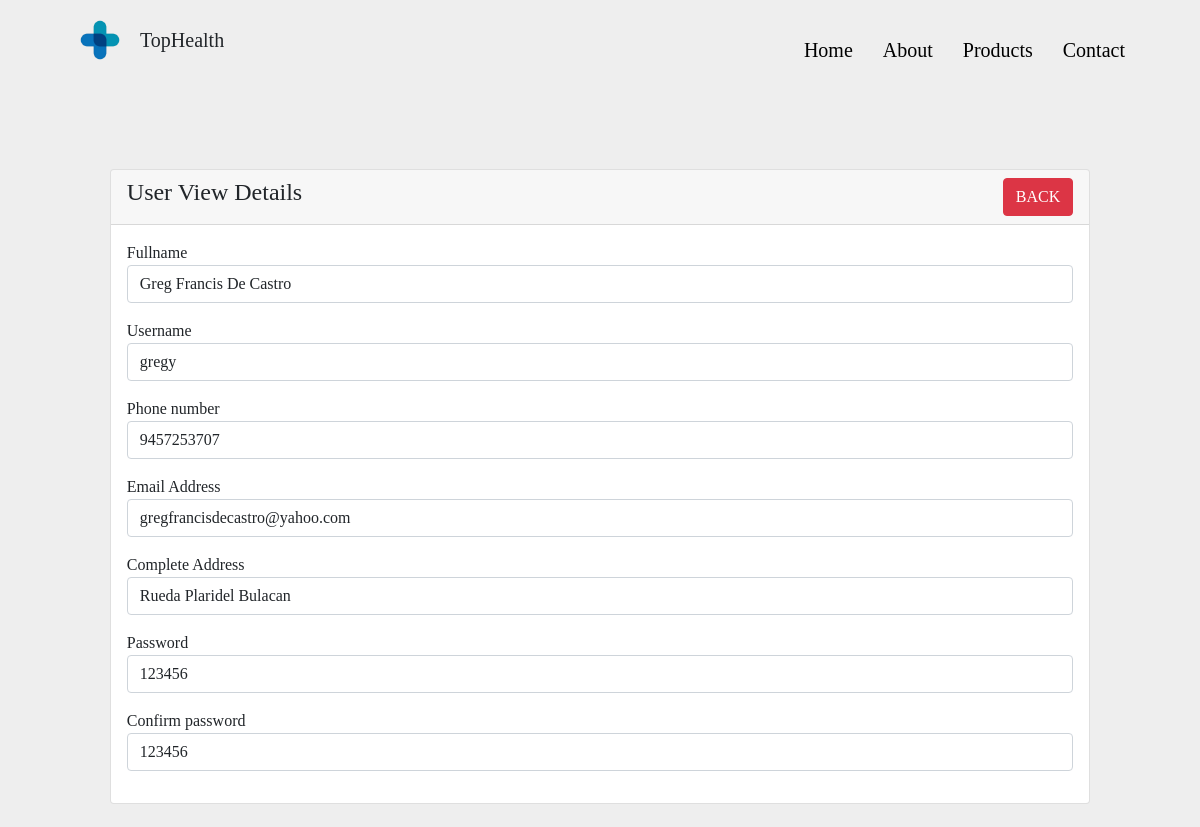
The app's page /user-view.php?id=56 with its own data.
### tables this page shows
CREATE TABLE `user` (
  `id` int(255) NOT NULL,
  `fullname` varchar(255) NOT NULL,
  `username` varchar(255) NOT NULL,
  `contact` bigint(100) NOT NULL,
  `email` varchar(255) NOT NULL,
  `address` varchar(255) NOT NULL,
  `password` varchar(255) NOT NULL,
  `confirmpassword` varchar(255) NOT NULL,
  `created` datetime DEFAULT current_timestamp(),
  `modified` datetime DEFAULT current_timestamp() ON UPDATE current_timestamp()
);

### user-view.php (the view, shortened to what this page needs)
<?php
require 'dbcon.php';
?>
<!doctype html>
<html lang="en">
  <head>
    <link href="https://cdn.jsdelivr.net/npm/bootstrap@5.1.3/dist/css/bootstrap.min.css" rel="stylesheet">
    <link rel="stylesheet" href="css/menu.css">
</head>
<body>
<nav>
        <div class="logo">
         <img src="images/logo and design/Health Shop Logo.png" alt="Logo" width="80" height="80">
         <a> TopHealth </a>
     </div>
        <div class="navLinks">
          <ul>
             <li><a href="home.php">Home</a></li>
             <li><a href="about.php">About</a></li>
             <li><a href="products.php">Products</a></li>
             <li><a href="contact.php">Contact</a></li>
          </ul>
        </div>
</nav>
    <div class="container mt-5">
        <div class="row">
            <div class="col-md-12">
                <div class="card">
                    <div class="card-header">
                        <h4>User View Details
                            <a href="admin.php" class="btn btn-danger float-end">BACK</a>
                        </h4>
                    </div>
                    <div class="card-body">
                        <?php
                        if(isset($_GET['id']))
                        {
                            $user_id = mysqli_real_escape_string($con, $_GET['id']);
                            $query = "SELECT * FROM user WHERE id='$user_id' ";
                            $query_run = mysqli_query($con, $query);
                            if(mysqli_num_rows($query_run) > 0)
                            {
                                $user = mysqli_fetch_array($query_run);
                                ?>
                                    <div class="mb-3">
                                        <label>Fullname</label>
                                        <p class="form-control">
                                            <?=$user['fullname'];?>
                                        </p>
                                    </div>
                                    <div class="mb-3">
                                        <label>Username</label>
                                        <p class="form-control">
                                            <?=$user['username'];?>
                                        </p>
                                    </div>
                                    <div class="mb-3">
                                        <label>Phone number</label>
                                        <p class="form-control">
                                            <?=$user['contact'];?>
                                        </p>
                                    </div>
                                    <div class="mb-3">
                                        <label>Email Address</label>
                                        <p class="form-control">
                                            <?=$user['email'];?>
                                        </p>
                                    </div>
                                    <div class="mb-3">
                                        <label>Complete Address</label>
                                        <p class="form-control">
                                            <?=$user['address'];?>
                                        </p>
                                    </div>
                                    <div class="mb-3">
                                        <label>Password</label>
                                        <p class="form-control">
                                            <?=$user['password'];?>
                                        </p>
                                    </div>
                                    <div class="mb-3">
                                        <label>Confirm password</label>
                                        <p class="form-control">
                                            <?=$user['confirmpassword'];?>
                                        </p>
                                    </div>
                                <?php
                            }
                            else
                            {
                                echo "<h4>No Such Id Found</h4>";
                            }
                        }
                        ?>
                    </div>
                </div>
            </div>
        </div>
    </div>
</body>
</html>

### css/menu.css (style rules this page uses)
* { padding: 0; margin: 0; box-sizing: border-box; font-family: Cambria, Cochin, Georgia, Times, 'Times New Roman', serif; }
body { position: relative; height: 100%; }
body { background: #eee; font-family: Cambria, Cochin, Georgia, Times, 'Times New Roman', serif; margin: 0; padding: 0; }
nav .logo a { color: black; font-size: 20px; font-weight: 500; text-decoration: none; }
nav { width: 100%; height: 80px; display: flex; justify-content: space-between; padding: 35px 5%; }
nav .logo { display: flex; align-items: center; justify-content: center }
nav .logo img { max-width: 100% }
nav .logo a { font-size: 20px; }
nav ul { display: flex; list-style: none; }
nav ul li a { padding: 8px 15px; border-radius: 10px; transition: 0.2s ease-in; font-family: Cambria, Cochin, Georgia, Times, 'Times New Roman', serif; }
nav ul li a { color: black; font-size: 20px; font-weight: 500; text-decoration: none; }
.row { display: flex; justify-content: space-between; align-items: center; margin: 2% 5%; margin-top: 8%; }

### records on screen
user: fullname "Greg Francis De Castro", username "gregy", contact "9457253707", email "gregfrancisdecastro@yahoo.com", address "Rueda Plaridel Bulacan", password "123456", confirmpassword "123456"
